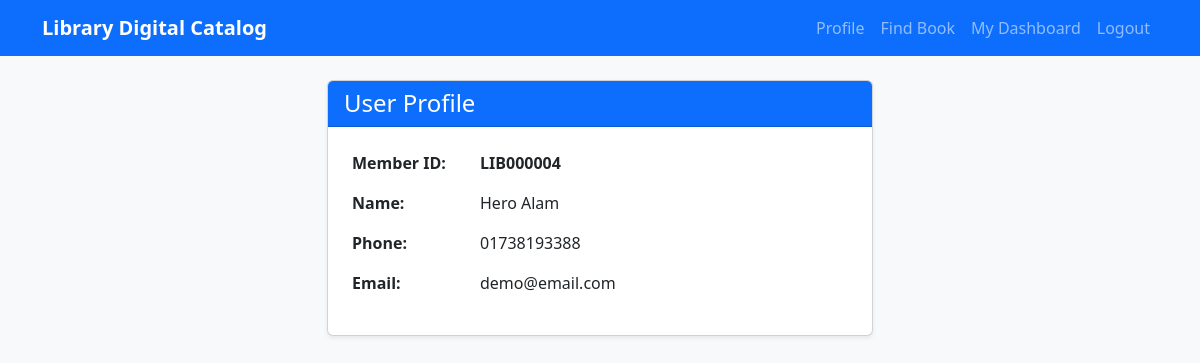
The app's page /profile/ (signed in) with its own data.
### accounts/models.py (models this page shows, shortened)
class User(AbstractUser):
    member_id = models.CharField(max_length=20, unique=True, blank=True, null=True)
    phone = models.CharField(max_length=20, unique=True)
    is_admin_role = models.BooleanField(default=False)

### accounts/views.py (the view)
# urls.py: path('profile/', views.profile, name='profile'),
@login_required
def profile(request):
    return render(request, 'accounts/profile.html')

### templates/accounts/profile.html
{% extends 'base.html' %}
{% block content %}
<div class="row">
    <div class="col-md-6 offset-md-3">
        <div class="card shadow-sm">
            <div class="card-header bg-primary text-white">
                <h4 class="mb-0">User Profile</h4>
            </div>
            <div class="card-body">
                <table class="table table-borderless">
                    <tbody>
                        <tr>
                            <th scope="row" class="w-25">Member ID:</th>
                            <td><strong>{{ user.member_id }}</strong></td>
                        </tr>
                        <tr>
                            <th scope="row">Name:</th>
                            <td>{{ user.first_name }}</td>
                        </tr>
                        <tr>
                            <th scope="row">Phone:</th>
                            <td>{{ user.phone }}</td>
                        </tr>
                        <tr>
                            <th scope="row">Email:</th>
                            <td>{{ user.email }}</td>
                        </tr>
                    </tbody>
                </table>
            </div>
        </div>
    </div>
</div>
{% endblock %}

### templates/base.html (style rules this page uses)
body { background-color: #f8f9fa; }

### records on screen
User: member_id "LIB000004", first_name "Hero Alam", phone "01738193388", email "demo@email.com"
